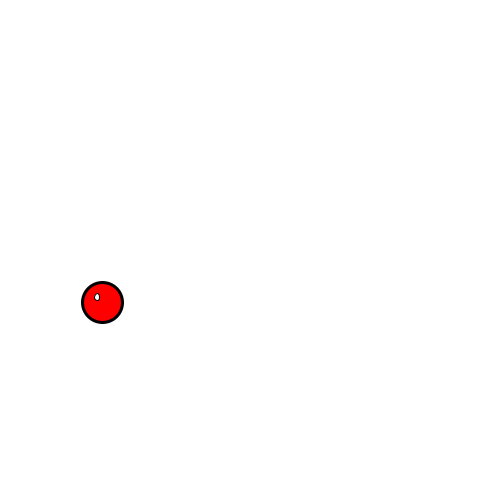
Frame 1 (no input)
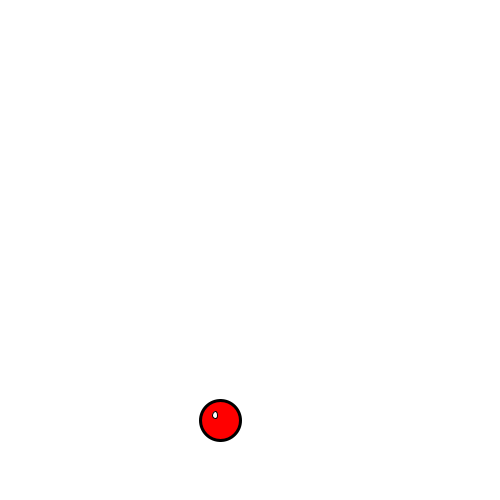
Frame 60 (the mouse pressed at the canvas centre just before this capture)
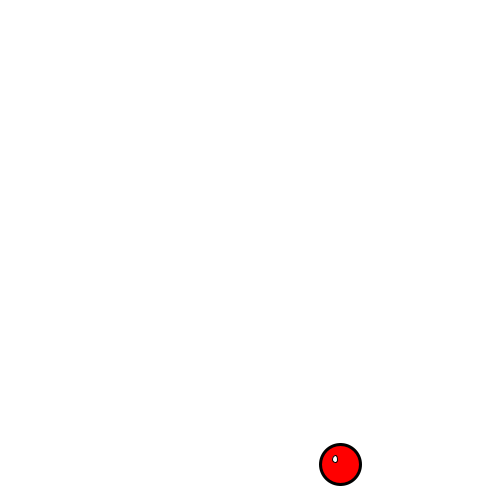
Frame 120 (the mouse held since frame 60 and released just before this capture)

The Processing sketch that drew these frames (run headless with seeded random() and noise(); from frame 60 on, the mouse is pressed at the canvas centre):

// Processing sketch: processing_156601
// ── processing_156601.pde

float x = 100; //starting positions
float y = 300;

float speedX = 2;
float speedY = 2;
float gravTimer = 1;

void setup() {
  size(500,500);
  smooth();
}

void draw() {

  background(255); //reset bg
  x = x + speedX; //move it right by 2 each frame if speedX is positive or left by 2 if it is negative
  y = y + speedY; //move it down by 2 each frame if speedY is positive or up by 2 if it is negative

  if ((x > width) || (x < 0)) {  //horizontal ball boundary
    speedX = speedX * -1; //X reversal
  }

  if ((y > height) || (y < 0)) { //vertical ball boundary
   speedY = speedY * -1;// * gravTimer; //Y reversal
  } 
  

  strokeWeight(3);
  fill(255,0,0);
  ellipse(x,y,40,40);
  fill(255);
  strokeWeight(1);
  ellipse(x-5,y-5,5,7);
}
